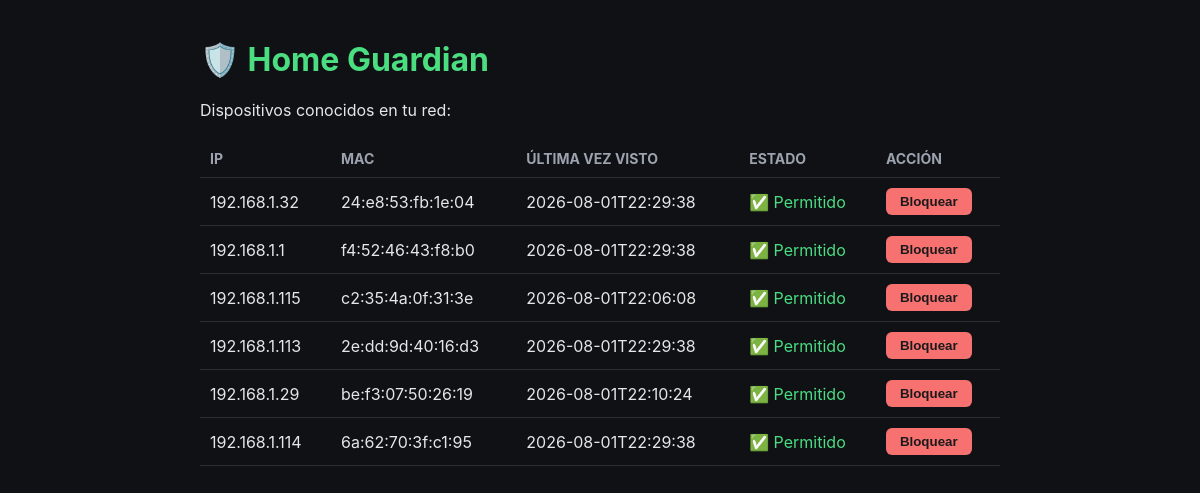
Before: / with the older database file.
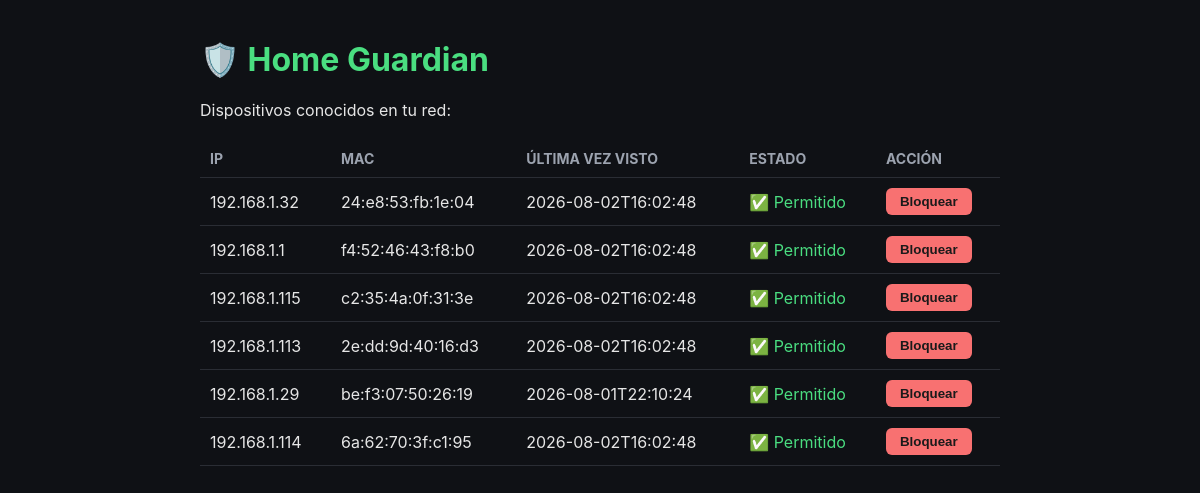
After: the same page with the newer database file.
### tables this page shows
CREATE TABLE dispositivos (
            mac TEXT PRIMARY KEY,
            ip TEXT,
            primera_vez_visto TEXT,
            ultima_vez_visto TEXT
        );

### dashboard.py (the view)
@app.route("/")
def inicio():
    dispositivos = db.obtener_todos_los_dispositivos()
    bloqueadas = firewall.obtener_bloqueadas()
    return render_template("index.html", dispositivos=dispositivos, bloqueadas=bloqueadas)

### db.py (called while the page is built)
def conectar():
    return sqlite3.connect(NOMBRE_DB)

def obtener_todos_los_dispositivos():
    conn = conectar()
    cursor = conn.cursor()
    cursor.execute("SELECT mac, ip, primera_vez_visto, ultima_vez_visto FROM dispositivos")
    filas = cursor.fetchall()
    conn.close()
    return [
        {"mac": f[0], "ip": f[1], "primera_vez_visto": f[2], "ultima_vez_visto": f[3]}
        for f in filas
    ]

### firewall.py (called while the page is built, shortened)
def _existe_archivo():
    return os.path.exists(ARCHIVO_ANCHOR)

def obtener_bloqueadas():
    if not _existe_archivo():
        return []

### templates/index.html (shortened to what this page needs)
<!DOCTYPE html>
<html lang="es">
<head>
</head>
<body>
    <h1>🛡️ Home Guardian</h1>
    <p>Dispositivos conocidos en tu red:</p>
    <table>
        <tr>
            <th>IP</th>
            <th>MAC</th>
            <th>Última vez visto</th>
            <th>Estado</th>
            <th>Acción</th>
        </tr>
        {% for d in dispositivos %}
        <tr>
            <td>{{ d.ip }}</td>
            <td>{{ d.mac }}</td>
            <td>{{ d.ultima_vez_visto }}</td>
            {% if d.ip in bloqueadas %}
                <td class="bloqueado">🚫 Bloqueado</td>
                <td>
                    <form method="POST" action="/desbloquear" style="display:inline">
                        <input type="hidden" name="ip" value="{{ d.ip }}">
                        <button class="btn-desbloquear" type="submit">Desbloquear</button>
                    </form>
                </td>
            {% else %}
                <td class="activo">✅ Permitido</td>
                <td>
                    <form method="POST" action="/bloquear" style="display:inline">
                        <button class="btn-bloquear" type="submit">Bloquear</button>
                    </form>
                </td>
            {% endif %}
        </tr>
        {% endfor %}
    </table>
</body>
</html>

### templates/index.html (style rules this page uses)
body { font-family: -apple-system, sans-serif; max-width: 800px; margin: 40px auto; padding: 0 20px; background: #0f1115; color: #e6e6e6; }
h1 { color: #4ade80; }
table { width: 100%; border-collapse: collapse; margin-top: 20px; }
th, td { text-align: left; padding: 10px; border-bottom: 1px solid #2a2d34; }
th { color: #9ca3af; font-size: 14px; text-transform: uppercase; }
.activo { color: #4ade80; }
button { padding: 6px 14px; border-radius: 6px; border: none; cursor: pointer; font-weight: 600; }
.btn-bloquear { background: #f87171; color: #1a1a1a; }

Changed rows visible on the page:
changed dispositivos "24:e8:53:fb:1e:04": ultima_vez_visto "2026-08-01T22:29:38" → "2026-08-02T16:02:48"
changed dispositivos "f4:52:46:43:f8:b0": ultima_vez_visto "2026-08-01T22:29:38" → "2026-08-02T16:02:48"
changed dispositivos "c2:35:4a:0f:31:3e": ultima_vez_visto "2026-08-01T22:06:08" → "2026-08-02T16:02:48"
changed dispositivos "2e:dd:9d:40:16:d3": ultima_vez_visto "2026-08-01T22:29:38" → "2026-08-02T16:02:48"
changed dispositivos "6a:62:70:3f:c1:95": ultima_vez_visto "2026-08-01T22:29:38" → "2026-08-02T16:02:48"
